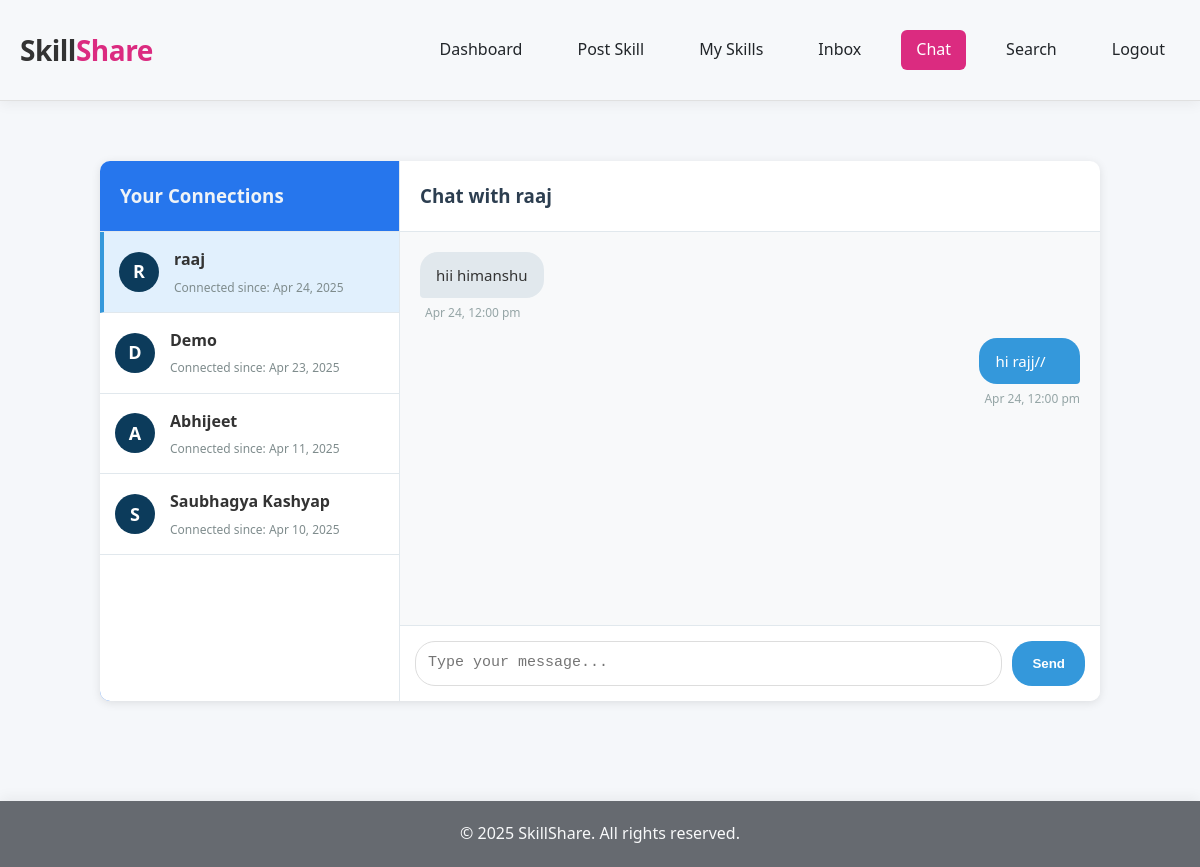
The page /pages/chat.php?user=8 (signed in) on the database its author committed.
### tables this page shows
CREATE TABLE `users` (
  `id` int(11) NOT NULL,
  `name` varchar(100) DEFAULT NULL,
  `email` varchar(100) DEFAULT NULL,
  `password` varchar(255) DEFAULT NULL,
  `bio` text DEFAULT NULL,
  `profile_pic` varchar(255) DEFAULT NULL,
  `role` enum('user','admin') DEFAULT 'user',
  `created_at` timestamp NOT NULL DEFAULT current_timestamp()
);

CREATE TABLE `chat_messages` (
  `id` int(11) NOT NULL,
  `sender_id` int(11) NOT NULL,
  `receiver_id` int(11) NOT NULL,
  `message` text NOT NULL,
  `timestamp` datetime DEFAULT current_timestamp(),
  `is_read` tinyint(1) DEFAULT 0
);

### pages/chat.php (the view, shortened to what this page needs)
<?php
require_once('../includes/db.php');
require_once('../includes/header.php');
$user_id = $_SESSION['user_id'];
$active_chat = isset($_GET['user']) ? intval($_GET['user']) : 0;
$connections_sql = "
    SELECT
        u.id,
        u.name,
        m.timestamp AS connected_since
    FROM
        messages m
    JOIN
        users u ON (m.from_id = u.id OR m.to_id = u.id)
    WHERE
        ((m.from_id = ? AND m.to_id = u.id) OR (m.to_id = ? AND m.from_id = u.id))
        AND m.status = 'accepted'
    GROUP BY
        u.id
    ORDER BY
        connected_since DESC
";
$connections_stmt = mysqli_prepare($conn, $connections_sql);
mysqli_stmt_bind_param($connections_stmt, "ii", $user_id, $user_id);
mysqli_stmt_execute($connections_stmt);
$connections_result = mysqli_stmt_get_result($connections_stmt);
$messages = [];
$chat_partner = null;
if ($active_chat > 0) {
    $partner_sql = "SELECT id, name FROM users WHERE id = ?";
    $partner_stmt = mysqli_prepare($conn, $partner_sql);
    mysqli_stmt_bind_param($partner_stmt, "i", $active_chat);
    mysqli_stmt_execute($partner_stmt);
    $chat_partner = mysqli_fetch_assoc(mysqli_stmt_get_result($partner_stmt));
    $messages_sql = "
        SELECT * FROM chat_messages
        WHERE (sender_id = ? AND receiver_id = ?)
           OR (sender_id = ? AND receiver_id = ?)
        ORDER BY timestamp ASC
    ";
    $messages_stmt = mysqli_prepare($conn, $messages_sql);
    mysqli_stmt_bind_param($messages_stmt, "iiii", $user_id, $active_chat, $active_chat, $user_id);
    mysqli_stmt_execute($messages_stmt);
    $messages_result = mysqli_stmt_get_result($messages_stmt);
    $messages = [];
    if ($messages_result) {
        while ($row = mysqli_fetch_assoc($messages_result)) {
            $messages[] = $row;
        }
    } else {
        echo "";
    }
}
?>
<link rel="stylesheet" href="../assets/css/chat.css">
<div class="chat-container">
    <div class="connections-sidebar">
        <h3>Your Connections</h3>
        <div class="connection-list">
            <?php if (mysqli_num_rows($connections_result) > 0): ?>
                <?php while ($connection = mysqli_fetch_assoc($connections_result)): ?>
                    <a href="chat.php?user=<?php echo $connection['id']; ?>"
                       class="connection-item <?php echo ($active_chat == $connection['id']) ? 'active' : ''; ?>">
                        <div class="connection-avatar">
                            <?php echo strtoupper(substr($connection['name'], 0, 1)); ?>
                        </div>
                        <div class="connection-info">
                            <span class="connection-name"><?php echo htmlspecialchars($connection['name']); ?></span>
                            <span class="connection-date">Connected since: <?php echo date('M d, Y', strtotime($connection['connected_since'])); ?></span>
                        </div>
                    </a>
                <?php endwhile; ?>
            <?php else: ?>
                <p class="no-connections">You don't have any connections yet. <a href="search.php">Find users to connect with!</a></p>
            <?php endif; ?>
        </div>
    </div>
    <div class="chat-main">
        <?php if ($active_chat && $chat_partner): ?>
            <div class="chat-header">
                <h3>Chat with <?php echo htmlspecialchars($chat_partner['name']); ?></h3>
            </div>
            <div class="chat-messages" id="chatMessages">
                <?php if (count($messages) > 0): ?>
                    <?php foreach ($messages as $message): ?>
                        <div class="message <?php echo ($message['sender_id'] == $user_id) ? 'sent' : 'received'; ?>">
                            <div class="message-content">
                                <?php echo nl2br(htmlspecialchars($message['message'])); ?>
                            </div>
                            <div class="message-time">
                                <?php echo date('M d, g:i a', strtotime($message['timestamp'])); ?>
                            </div>
                        </div>
                    <?php endforeach; ?>
                <?php else: ?>
                    <p class="no-messages">No messages yet. Start the conversation!</p>
                <?php endif; ?>
            </div>
            <div class="chat-form">
                <form id="messageForm" action="send_message.php" method="POST">
                    <textarea name="message" placeholder="Type your message..." required></textarea>
                    <button type="submit">Send</button>
                </form>
            </div>
        <?php endif; ?>
    </div>
</div>
<?php require_once('../includes/footer.php'); ?>

### assets/css/chat.css (style rules this page uses)
.chat-container { display: flex; height: calc(80vh - 100px); max-height: 800px; margin: 30px 100px; background-color: rgb(255, 255, 255); border-radius: 10px; box-shadow: 0 2px 10px rgba(0,0,0,0.1); overflow: hidden; }
.connections-sidebar { width: 300px; background-color: #2676ed; border-right: 1px solid #e1e8ed; display: flex; flex-direction: column; }
.connections-sidebar h3 { padding: 20px; margin: 0; color: #eff3f7; border-bottom: 1px solid #e1e8ed; }
.connection-list { overflow-y: auto; background-color: rgb(255, 255, 255); flex: 1; }
.connection-item { display: flex; align-items: center; padding: 15px; border-bottom: 1px solid #e1e8ed; text-decoration: none; color: #333; transition: background-color 0.2s; }
.connection-item.active { background-color: #e1f0fd; border-left: 4px solid #3498db; }
.connection-avatar { width: 40px; height: 40px; border-radius: 50%; background-color: #0c3b5b; color: white; display: flex; align-items: center; justify-content: center; font-size: 18px; font-weight: bold; margin-right: 15px; }
.connection-info { display: flex; flex-direction: column; }
.connection-name { font-weight: bold; margin-bottom: 5px; }
.connection-date { font-size: 12px; color: #7f8c8d; }
.chat-main { flex: 1; display: flex; flex-direction: column; }
.chat-header { padding: 20px; border-bottom: 1px solid #e1e8ed; }
.chat-header h3 { margin: 0; color: #2c3e50; }
.chat-messages { flex: 1; overflow-y: auto; padding: 20px; background-color: #f8f9fa; display: flex; flex-direction: column; }
.message { max-width: 75%; margin-bottom: 15px; animation: fadeIn 0.3s; }
.message.sent { align-self: flex-end; }
.message.received { align-self: flex-start; }
.message-content { padding: 12px 16px; border-radius: 18px; font-size: 15px; line-height: 1.5; word-wrap: break-word; }
.message.sent .message-content { background-color: #3498db; color: white; border-bottom-right-radius: 4px; }
.message.received .message-content { background-color: #e1e8ed; color: #333; border-bottom-left-radius: 4px; }
.message-time { font-size: 12px; color: #95a5a6; margin-top: 5px; margin-left: 5px; }
.chat-form { padding: 15px; border-top: 1px solid #e1e8ed; background-color: #fff; }
.chat-form form { display: flex; gap: 10px; }
.chat-form textarea { flex: 1; padding: 12px; border: 1px solid #ddd; border-radius: 20px; font-size: 15px; resize: none; height: 45px; max-height: 120px; transition: height 0.2s; }
.chat-form button { background-color: #3498db; color: white; border: none; border-radius: 20px; padding: 0 20px; font-weight: bold; cursor: pointer; transition: background-color 0.2s; }

### includes/header.php (style rules this page uses)
* { margin: 0; padding: 0; box-sizing: border-box; }
html, body { height: 100%; }
body { font-family: 'Segoe UI', Tahoma, Geneva, Verdana, sans-serif; line-height: 1.6; background-color: #f5f7fa; color: #333; display: flex; flex-direction: column; }

### rows shown on the page
users: name "R", name "raaj", connected_since "Apr 24, 2025"
users: name "D", name "Demo", connected_since "Apr 23, 2025"
users: name "A", name "Abhijeet", connected_since "Apr 11, 2025"
users: name "S", name "Saubhagya Kashyap", connected_since "Apr 10, 2025"
chat_messages: message "hii himanshu", timestamp "Apr 24, 12:00 pm"
chat_messages: message "hi rajj//", timestamp "Apr 24, 12:00 pm"
